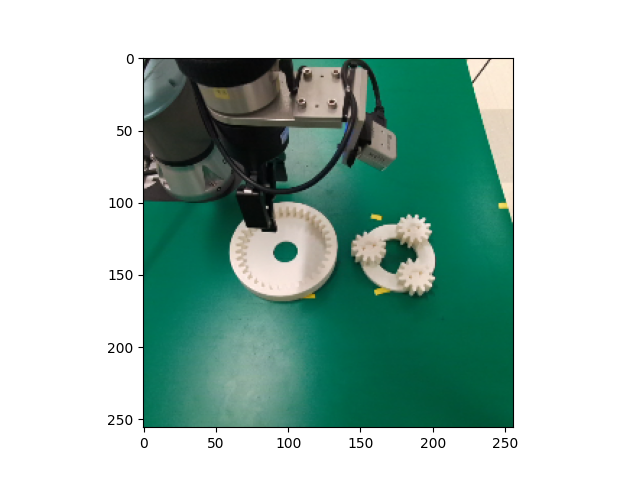

The Python source for this figure:
import matplotlib.pyplot as plt
import numpy as np
import os

# Set your folder path
folder_path = "/media/mainuser/MohanSSD/data/assemble/20251028161306/rgb_hand.npy"

# Get first .npy file
# npy_files = [f for f in os.listdir(folder_path) if f.endswith('.npy')]
# first_npy_path = os.path.join(folder_path, folder_path[0])

# Load numpy array and display
image = np.load(folder_path)
image = image[0]
plt.imshow(image)
# plt.title(folder_path[0])
plt.savefig('/home/mainuser/UR5_Policy/data_recording/visualize/image_hand.png')

plt.imshow(image)
